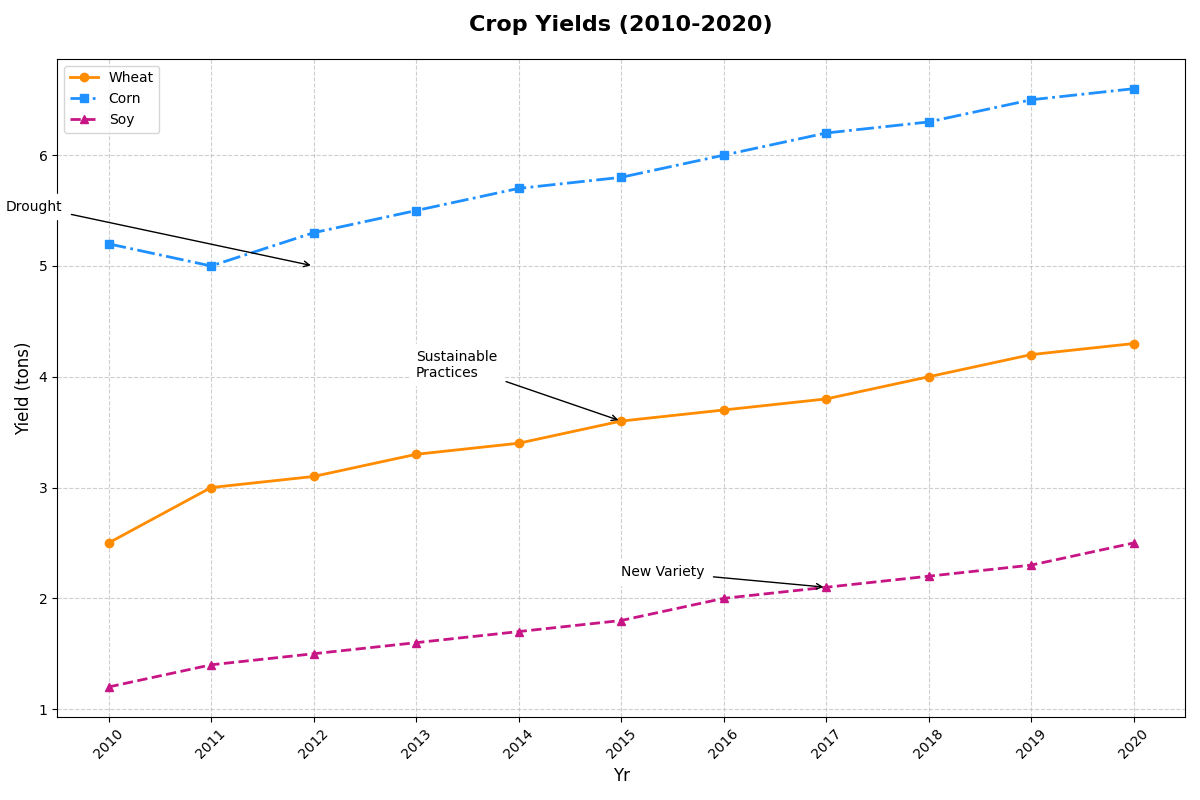

Python code for this plot:
import matplotlib.pyplot as plt
import numpy as np

years = np.arange(2010, 2021)

wheat_yield = np.array([2.5, 3.0, 3.1, 3.3, 3.4, 3.6, 3.7, 3.8, 4.0, 4.2, 4.3])
corn_yield = np.array([5.2, 5.0, 5.3, 5.5, 5.7, 5.8, 6.0, 6.2, 6.3, 6.5, 6.6])
soybean_yield = np.array([1.2, 1.4, 1.5, 1.6, 1.7, 1.8, 2.0, 2.1, 2.2, 2.3, 2.5])

fig, ax = plt.subplots(figsize=(12, 8))

ax.plot(years, wheat_yield, label='Wheat', color='darkorange', marker='o', linewidth=2, linestyle='-')
ax.plot(years, corn_yield, label='Corn', color='dodgerblue', marker='s', linewidth=2, linestyle='-.')
ax.plot(years, soybean_yield, label='Soy', color='mediumvioletred', marker='^', linewidth=2, linestyle='--')

ax.set_title('Crop Yields (2010-2020)', fontsize=16, fontweight='bold', loc='center', pad=20)
ax.set_xlabel('Yr', fontsize=12)
ax.set_ylabel('Yield (tons)', fontsize=12)
ax.legend(loc='upper left', fontsize=10, frameon=True)

ax.grid(True, linestyle='--', alpha=0.6)

ax.set_xticks(years)
ax.set_xticklabels(years, rotation=45)

ax.annotate('Sustainable\nPractices', xy=(2015, 3.6), xytext=(2013, 4.0),
            arrowprops=dict(facecolor='black', arrowstyle='->'),
            fontsize=10, backgroundcolor='white')
ax.annotate('Drought', xy=(2012, 5.0), xytext=(2009, 5.5),
            arrowprops=dict(facecolor='black', arrowstyle='->'),
            fontsize=10, backgroundcolor='white')
ax.annotate('New Variety', xy=(2017, 2.1), xytext=(2015, 2.2),
            arrowprops=dict(facecolor='black', arrowstyle='->'),
            fontsize=10, backgroundcolor='white')

plt.tight_layout()

plt.show()
